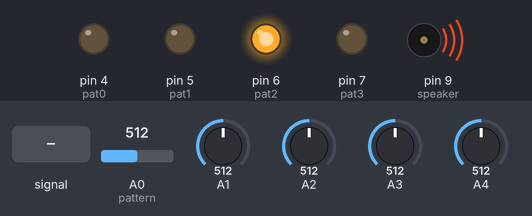
Bench run of a sketch on a simulated Arduino Uno, built with avr-gcc and run on an emulated ATmega328P. Shown: output pins drawn as LEDs (lit = HIGH), buzzer (waves = sounding). Dashed ring = blinking. Inputs (shaded band) come from the test bench; at power-on: A4 = 512, A0 (pattern) = 512, A1 = 512, A2 = 512, A3 = 512.

Above: at 1.2 s.
1.3 s: A4 fed a 200 Hz sine of ±255 counts around its level
At 1.57 s:
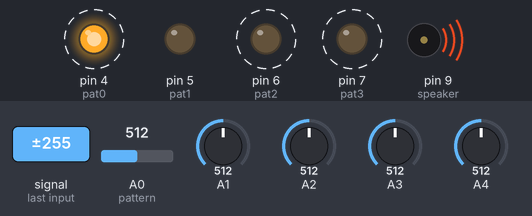
At 2.12 s:
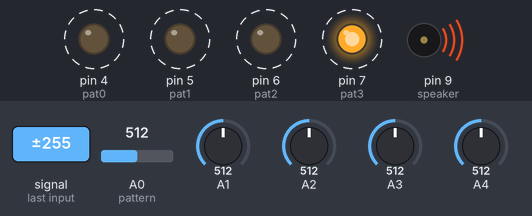
5.0 s: A4 set to 306
At 6.18 s:
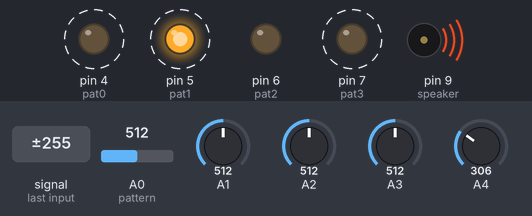
Timing chart, 0 to 14.5 s (numbered marks = the images above; inputs shaded):
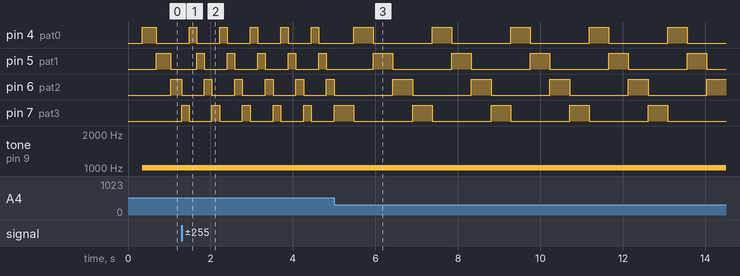

Measured:
- after the input at 1.3 s, pin 4 (pat0): alternates HIGH for 0.18 s and LOW for 0.56 s, starting after 0.18 s; pin 5 (pat1): alternates HIGH for 0.19 s and LOW for 0.55 s, starting after 0.37 s; pin 6 (pat2): alternates HIGH for 0.19 s and LOW for 0.56 s, starting at once; pin 7 (pat3): alternates HIGH for 0.18 s and LOW for 0.56 s, starting at once
- after the input at 5.0 s, pin 4 (pat0), pin 7 (pat3): alternates HIGH for 0.48 s and LOW for 1.4 s, starting after 0.47 s; pin 5 (pat1): alternates HIGH for 0.48 s and LOW for 1.4 s, starting after 0.95 s; pin 6 (pat2): alternates HIGH for 0.48 s and LOW for 1.4 s, starting after 1.4 s

The sketch:

arduino-step-sequencer-afea0e.ino
```cpp
// (licence header left out)
const byte speaker = 9;  //  Speaker pin
const byte pat0 = 4;      //  Led pins
const byte pat1 = 5;
const byte pat2 = 6;
const byte pat3 = 7;

bool debug = false; // Used to print values to Serial Monitor
bool isOn = false;  // Checks if the device should work or not
long counter = 0;   // Used for speed
long tempo;         // Used for reading the speed
int lowFreq = 10;    // The lower frequency boundary
int highFreq = 2000;// The higher frequency boundary
int pattern = 0;    // Current potentiometer
unsigned int note;  // Note that will be played

void switchLEDs(int pattern) {  // Turn on and off the leds for specific patterns
  switch (pattern) {
    case 0:
      digitalWrite(pat3, LOW);
      digitalWrite(pat0, HIGH);
      break;
    case 1:
      digitalWrite(pat0, LOW);
      digitalWrite(pat1, HIGH);
      break;
    case 2:
      digitalWrite(pat1, LOW);
      digitalWrite(pat2, HIGH);
      break;
    case 3:
      digitalWrite(pat2, LOW);
      digitalWrite(pat3, HIGH);
      break;
  }
}

int getNote(int pattern) {  //  Get notes for specific patterns
  if (pattern == 0) {
    note = map(analogRead(A0), 0, 1023, lowFreq, highFreq);
  } else if (pattern == 1) {
    note = map(analogRead(A1), 0, 1023, lowFreq, highFreq);
  } else if (pattern == 2) {
    note = map(analogRead(A2), 0, 1023, lowFreq, highFreq);
  } else if (pattern == 3) {
    note = map(analogRead(A3), 0, 1023, lowFreq, highFreq);
  }
  return note;
}


void setup() {
  pinMode(pat0, OUTPUT);
  pinMode(pat1, OUTPUT);
  pinMode(pat2, OUTPUT);
  pinMode(pat3, OUTPUT);
  digitalWrite(pat0, LOW);
  digitalWrite(pat1, LOW);
  digitalWrite(pat2, LOW);
  digitalWrite(pat3, LOW);
}


void loop() {

  tempo = map(analogRead(A4), 0, 1023, 4000, 100);
  if (tempo < 3900) { // Enter if speed still acceptajk  ble
    if (counter > tempo) {
      if (debug) {
        Serial.println(pattern);
      }
      noTone(speaker);
      counter = 0;

      switchLEDs(pattern);
      note = getNote(pattern);

      pattern = (pattern + 1) % 4;
      if (note > lowFreq + 10) {
        tone(speaker, note);
      }
    }
    counter++;
  } else {  // Stopped on a specific potentiometer
    switchLEDs(pattern);
    unsigned int note = map(analogRead(pattern), 0, 1023, lowFreq, highFreq);

    if (note > lowFreq + 10) {
      tone(speaker, note);
    }else{
      noTone(speaker);
    }
  }
}
```
